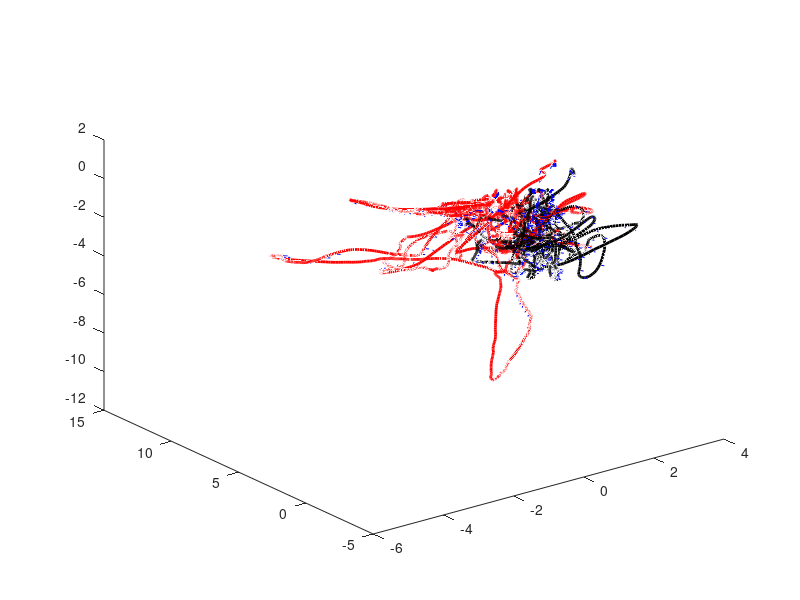

Source code (MATLAB):
load('suturing_new_pp.mat')

figure(1)
plot3(em_data_adj(1,:,1), em_data_adj(2,:,1), em_data_adj(3,:,1), 'r-', 'LineWidth', 2)
hold on
plot3(em_data_adj(1,:,2), em_data_adj(2,:,2), em_data_adj(3,:,2), 'k-', 'LineWidth', 2)
hold on

quiver3(em_data_adj(1,1:10:end,1),em_data_adj(2,1:10:end,1),em_data_adj(3,1:10:end,1), ...
    -em_data_adj(4,1:10:end,1),-em_data_adj(5,1:10:end,1),-em_data_adj(6,1:10:end,1),'b', 'LineWidth',0.5,'MaxHeadSize',0.05);
hold on

quiver3(em_data_adj(1,1:10:end,2),em_data_adj(2,1:10:end,2),em_data_adj(3,1:10:end,2), ...
    -em_data_adj(4,1:10:end,2),-em_data_adj(5,1:10:end,2),-em_data_adj(6,1:10:end,2),'b', 'LineWidth',0.5,'MaxHeadSize',0.05);
